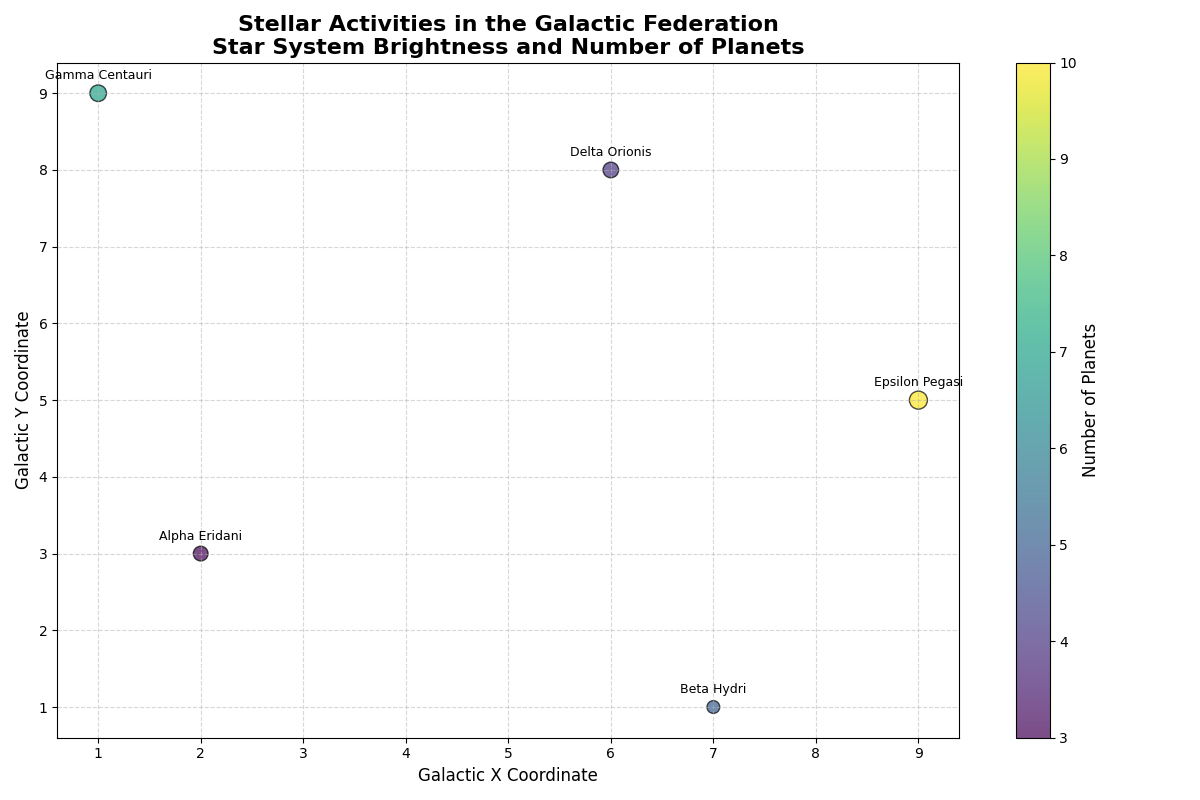

This chart was generated by the following Python code:
import matplotlib.pyplot as plt
import numpy as np

# Define star systems with coordinates (x, y), brightness (in arbitrary units), and number of planets
star_systems = [
    [2, 3, 5.6, 3],   # Alpha Eridani
    [7, 1, 4.2, 5],    # Beta Hydri
    [1, 9, 7.1, 7],    # Gamma Centauri
    [6, 8, 6.3, 4],    # Delta Orionis
    [9, 5, 8.4, 10]    # Epsilon Pegasi
]

# Extract individual lists
x_coords = [data[0] for data in star_systems]
y_coords = [data[1] for data in star_systems]
brightness = [data[2] for data in star_systems]
num_planets = [data[3] for data in star_systems]

# Define names for each star system
star_names = ['Alpha Eridani', 'Beta Hydri', 'Gamma Centauri', 'Delta Orionis', 'Epsilon Pegasi']

# Create scatter plot
fig, ax = plt.subplots(figsize=(12, 8))

# Scatter plot with customized markers size and color based on brightness and number of planets
scatter = ax.scatter(x_coords, y_coords, s=[b*20 for b in brightness], c=num_planets, cmap='viridis', alpha=0.7, edgecolors='black')

# Annotate each point with star system name
for i, name in enumerate(star_names):
    ax.annotate(name, (x_coords[i], y_coords[i]), textcoords="offset points", xytext=(0,10), ha='center', fontsize=9)

# Adding color bar for the number of planets
cbar = plt.colorbar(scatter, ax=ax)
cbar.set_label('Number of Planets', fontsize=12)

# Titles and labels
plt.title("Stellar Activities in the Galactic Federation\nStar System Brightness and Number of Planets", fontsize=16, fontweight='bold')
plt.xlabel("Galactic X Coordinate", fontsize=12)
plt.ylabel("Galactic Y Coordinate", fontsize=12)

# Grid
ax.grid(True, linestyle='--', alpha=0.5)

# Automatically adjust layout to prevent overlap
plt.tight_layout()

# Show plot
plt.show()
